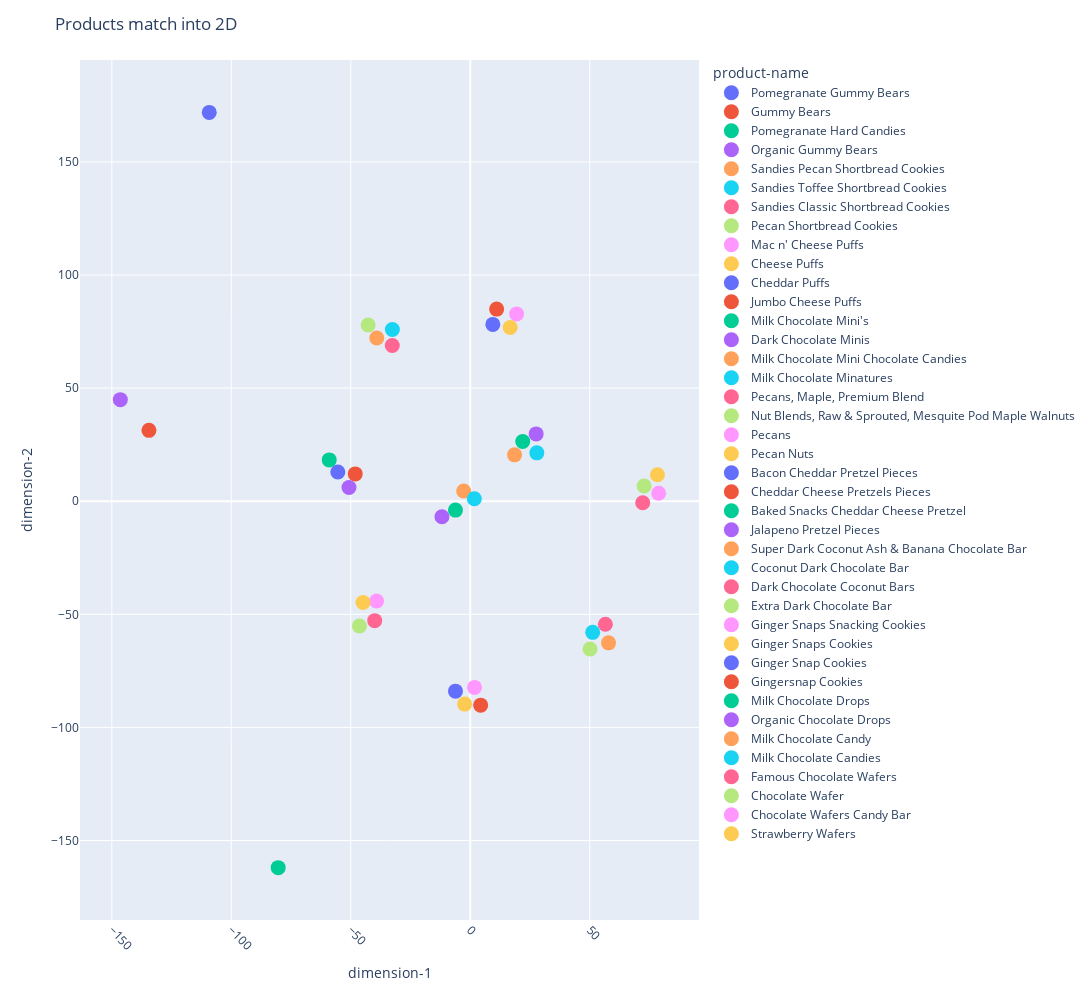

Notebook source saved alongside this figure:
### Code cell
df_temp_tnse = pd.DataFrame()
df_temp_tnse["dimension-1"] = X_embedded[:,0]
df_temp_tnse["dimension-2"] = X_embedded[:,1]
df_temp_tnse["product-name"] = df_recommandations_full_emb[['product_name_recommended']]

fig = px.scatter(df_temp_tnse, x="dimension-1", y="dimension-2", color="product-name")

fig.update_traces(marker=dict(size=15))

fig.update_layout(
    title='Products match into 2D',
    xaxis_title='dimension-1',
    yaxis_title='dimension-2',
    xaxis=dict(tickangle=45),
    width= 1800, 
    height = 1000,
    hoverlabel=dict(
            bgcolor="white",
            font_size=16,
            font_family="Rockwell"
    ),
    # hovermode="x unified",
    autosize=False, 
)

# fig.update(data=[{'hovertemplate': ''}])

fig.show()

### Figure 1 — Plotly figure (JSON) as saved in the notebook; plotly's stock layout.template omitted (floating-point values rounded to 4 significant figures)
{"data": [{"hovertemplate": "product-name=Pomegranate Gummy Bears<br>dimension-1=%{x}<br>dimension-2=%{y}<extra></extra>", "legendgroup": "Pomegranate Gummy Bears", "marker": {"color": "#636efa", "size": 15, "symbol": "circle"}, "mode": "markers", "name": "Pomegranate Gummy Bears", "orientation": "v", "showlegend": true, "type": "scatter", "x": [-55.43], "xaxis": "x", "y": [12.92], "yaxis": "y"}, {"hovertemplate": "product-name=Gummy Bears<br>dimension-1=%{x}<br>dimension-2=%{y}<extra></extra>", "legendgroup": "Gummy Bears", "marker": {"color": "#EF553B", "size": 15, "symbol": "circle"}, "mode": "markers", "name": "Gummy Bears", "orientation": "v", "showlegend": true, "type": "scatter", "x": [-48.14], "xaxis": "x", "y": [12.08], "yaxis": "y"}, {"hovertemplate": "product-name=Pomegranate Hard Candies<br>dimension-1=%{x}<br>dimension-2=%{y}<extra></extra>", "legendgroup": "Pomegranate Hard Candies", "marker": {"color": "#00cc96", "size": 15, "symbol": "circle"}, "mode": "markers", "name": "Pomegranate Hard Candies", "orientation": "v", "showlegend": true, "type": "scatter", "x": [-59.02], "xaxis": "x", "y": [18.28], "yaxis": "y"}, {"hovertemplate": "product-name=Organic Gummy Bears<br>dimension-1=%{x}<br>dimension-2=%{y}<extra></extra>", "legendgroup": "Organic Gummy Bears", "marker": {"color": "#ab63fa", "size": 15, "symbol": "circle"}, "mode": "markers", "name": "Organic Gummy Bears", "orientation": "v", "showlegend": true, "type": "scatter", "x": [-50.75], "xaxis": "x", "y": [6.087], "yaxis": "y"}, {"hovertemplate": "product-name=Sandies Pecan Shortbread Cookies<br>dimension-1=%{x}<br>dimension-2=%{y}<extra></extra>", "legendgroup": "Sandies Pecan Shortbread Cookies", "marker": {"color": "#FFA15A", "size": 15, "symbol": "circle"}, "mode": "markers", "name": "Sandies Pecan Shortbread Cookies", "orientation": "v", "showlegend": true, "type": "scatter", "x": [-39.12], "xaxis": "x", "y": [72.15], "yaxis": "y"}, {"hovertemplate": "product-name=Sandies Toffee Shortbread Cookies<br>dimension-1=%{x}<br>dimension-2=%{y}<extra></extra>", "legendgroup": "Sandies Toffee Shortbread Cookies", "marker": {"color": "#19d3f3", "size": 15, "symbol": "circle"}, "mode": "markers", "name": "Sandies Toffee Shortbread Cookies", "orientation": "v", "showlegend": true, "type": "scatter", "x": [-32.59], "xaxis": "x", "y": [75.94], "yaxis": "y"}, {"hovertemplate": "product-name=Sandies Classic Shortbread Cookies<br>dimension-1=%{x}<br>dimension-2=%{y}<extra></extra>", "legendgroup": "Sandies Classic Shortbread Cookies", "marker": {"color": "#FF6692", "size": 15, "symbol": "circle"}, "mode": "markers", "name": "Sandies Classic Shortbread Cookies", "orientation": "v", "showlegend": true, "type": "scatter", "x": [-32.64], "xaxis": "x", "y": [68.87], "yaxis": "y"}, {"hovertemplate": "product-name=Pecan Shortbread Cookies<br>dimension-1=%{x}<br>dimension-2=%{y}<extra></extra>", "legendgroup": "Pecan Shortbread Cookies", "marker": {"color": "#B6E880", "size": 15, "symbol": "circle"}, "mode": "markers", "name": "Pecan Shortbread Cookies", "orientation": "v", "showlegend": true, "type": "scatter", "x": [-42.74], "xaxis": "x", "y": [77.94], "yaxis": "y"}, {"hovertemplate": "product-name=Mac n' Cheese Puffs<br>dimension-1=%{x}<br>dimension-2=%{y}<extra></extra>", "legendgroup": "Mac n' Cheese Puffs", "marker": {"color": "#FF97FF", "size": 15, "symbol": "circle"}, "mode": "markers", "name": "Mac n' Cheese Puffs", "orientation": "v", "showlegend": true, "type": "scatter", "x": [1.766], "xaxis": "x", "y": [-82.3], "yaxis": "y"}, {"hovertemplate": "product-name=Cheese Puffs<br>dimension-1=%{x}<br>dimension-2=%{y}<extra></extra>", "legendgroup": "Cheese Puffs", "marker": {"color": "#FECB52", "size": 15, "symbol": "circle"}, "mode": "markers", "name": "Cheese Puffs", "orientation": "v", "showlegend": true, "type": "scatter", "x": [-2.372], "xaxis": "x", "y": [-89.69], "yaxis": "y"}, {"hovertemplate": "product-name=Cheddar Puffs<br>dimension-1=%{x}<br>dimension-2=%{y}<extra></extra>", "legendgroup": "Cheddar Puffs", "marker": {"color": "#636efa", "size": 15, "symbol": "circle"}, "mode": "markers", "name": "Cheddar Puffs", "orientation": "v", "showlegend": true, "type": "scatter", "x": [-6.201], "xaxis": "x", "y": [-83.98], "yaxis": "y"}, {"hovertemplate": "product-name=Jumbo Cheese Puffs<br>dimension-1=%{x}<br>dimension-2=%{y}<extra></extra>", "legendgroup": "Jumbo Cheese Puffs", "marker": {"color": "#EF553B", "size": 15, "symbol": "circle"}, "mode": "markers", "name": "Jumbo Cheese Puffs", "orientation": "v", "showlegend": true, "type": "scatter", "x": [4.342], "xaxis": "x", "y": [-90.16], "yaxis": "y"}, {"hovertemplate": "product-name=Milk Chocolate Mini's<br>dimension-1=%{x}<br>dimension-2=%{y}<extra></extra>", "legendgroup": "Milk Chocolate Mini's", "marker": {"color": "#00cc96", "size": 15, "symbol": "circle"}, "mode": "markers", "name": "Milk Chocolate Mini's", "orientation": "v", "showlegend": true, "type": "scatter", "x": [21.95], "xaxis": "x", "y": [26.43], "yaxis": "y"}, {"hovertemplate": "product-name=Dark Chocolate Minis<br>dimension-1=%{x}<br>dimension-2=%{y}<extra></extra>", "legendgroup": "Dark Chocolate Minis", "marker": {"color": "#ab63fa", "size": 15, "symbol": "circle"}, "mode": "markers", "name": "Dark Chocolate Minis", "orientation": "v", "showlegend": true, "type": "scatter", "x": [27.57], "xaxis": "x", "y": [29.77], "yaxis": "y"}, {"hovertemplate": "product-name=Milk Chocolate Mini Chocolate Candies<br>dimension-1=%{x}<br>dimension-2=%{y}<extra></extra>", "legendgroup": "Milk Chocolate Mini Chocolate Candies", "marker": {"color": "#FFA15A", "size": 15, "symbol": "circle"}, "mode": "markers", "name": "Milk Chocolate Mini Chocolate Candies", "orientation": "v", "showlegend": true, "type": "scatter", "x": [18.53], "xaxis": "x", "y": [20.51], "yaxis": "y"}, {"hovertemplate": "product-name=Milk Chocolate Minatures<br>dimension-1=%{x}<br>dimension-2=%{y}<extra></extra>", "legendgroup": "Milk Chocolate Minatures", "marker": {"color": "#19d3f3", "size": 15, "symbol": "circle"}, "mode": "markers", "name": "Milk Chocolate Minatures", "orientation": "v", "showlegend": true, "type": "scatter", "x": [27.85], "xaxis": "x", "y": [21.39], "yaxis": "y"}, {"hovertemplate": "product-name=Pecans, Maple, Premium Blend<br>dimension-1=%{x}<br>dimension-2=%{y}<extra></extra>", "legendgroup": "Pecans, Maple, Premium Blend", "marker": {"color": "#FF6692", "size": 15, "symbol": "circle"}, "mode": "markers", "name": "Pecans, Maple, Premium Blend", "orientation": "v", "showlegend": true, "type": "scatter", "x": [-40.0], "xaxis": "x", "y": [-52.81], "yaxis": "y"}, {"hovertemplate": "product-name=Nut Blends, Raw & Sprouted, Mesquite Pod Maple Walnuts<br>dimension-1=%{x}<br>dimension-2=%{y}<extra></extra>", "legendgroup": "Nut Blends, Raw & Sprouted, Mesquite Pod Maple Walnuts", "marker": {"color": "#B6E880", "size": 15, "symbol": "circle"}, "mode": "markers", "name": "Nut Blends, Raw & Sprouted, Mesquite Pod Maple Walnuts", "orientation": "v", "showlegend": true, "type": "scatter", "x": [-46.39], "xaxis": "x", "y": [-55.17], "yaxis": "y"}, {"hovertemplate": "product-name=Pecans<br>dimension-1=%{x}<br>dimension-2=%{y}<extra></extra>", "legendgroup": "Pecans", "marker": {"color": "#FF97FF", "size": 15, "symbol": "circle"}, "mode": "markers", "name": "Pecans", "orientation": "v", "showlegend": true, "type": "scatter", "x": [-39.2], "xaxis": "x", "y": [-44.11], "yaxis": "y"}, {"hovertemplate": "product-name=Pecan Nuts<br>dimension-1=%{x}<br>dimension-2=%{y}<extra></extra>", "legendgroup": "Pecan Nuts", "marker": {"color": "#FECB52", "size": 15, "symbol": "circle"}, "mode": "markers", "name": "Pecan Nuts", "orientation": "v", "showlegend": true, "type": "scatter", "x": [-44.89], "xaxis": "x", "y": [-44.79], "yaxis": "y"}, {"hovertemplate": "product-name=Bacon Cheddar Pretzel Pieces<br>dimension-1=%{x}<br>dimension-2=%{y}<extra></extra>", "legendgroup": "Bacon Cheddar Pretzel Pieces", "marker": {"color": "#636efa", "size": 15, "symbol": "circle"}, "mode": "markers", "name": "Bacon Cheddar Pretzel Pieces", "orientation": "v", "showlegend": true, "type": "scatter", "x": [-109.2], "xaxis": "x", "y": [171.9], "yaxis": "y"}, {"hovertemplate": "product-name=Cheddar Cheese Pretzels Pieces<br>dimension-1=%{x}<br>dimension-2=%{y}<extra></extra>", "legendgroup": "Cheddar Cheese Pretzels Pieces", "marker": {"color": "#EF553B", "size": 15, "symbol": "circle"}, "mode": "markers", "name": "Cheddar Cheese Pretzels Pieces", "orientation": "v", "showlegend": true, "type": "scatter", "x": [-134.5], "xaxis": "x", "y": [31.34], "yaxis": "y"}, {"hovertemplate": "product-name=Baked Snacks Cheddar Cheese Pretzel<br>dimension-1=%{x}<br>dimension-2=%{y}<extra></extra>", "legendgroup": "Baked Snacks Cheddar Cheese Pretzel", "marker": {"color": "#00cc96", "size": 15, "symbol": "circle"}, "mode": "markers", "name": "Baked Snacks Cheddar Cheese Pretzel", "orientation": "v", "showlegend": true, "type": "scatter", "x": [-80.38], "xaxis": "x", "y": [-162.0], "yaxis": "y"}, {"hovertemplate": "product-name=Jalapeno Pretzel Pieces<br>dimension-1=%{x}<br>dimension-2=%{y}<extra></extra>", "legendgroup": "Jalapeno Pretzel Pieces", "marker": {"color": "#ab63fa", "size": 15, "symbol": "circle"}, "mode": "markers", "name": "Jalapeno Pretzel Pieces", "orientation": "v", "showlegend": true, "type": "scatter", "x": [-146.4], "xaxis": "x", "y": [44.91], "yaxis": "y"}, {"hovertemplate": "product-name=Super Dark Coconut Ash & Banana Chocolate Bar<br>dimension-1=%{x}<br>dimension-2=%{y}<extra></extra>", "legendgroup": "Super Dark Coconut Ash & Banana Chocolate Bar", "marker": {"color": "#FFA15A", "size": 15, "symbol": "circle"}, "mode": "markers", "name": "Super Dark Coconut Ash & Banana Chocolate Bar", "orientation": "v", "showlegend": true, "type": "scatter", "x": [57.86], "xaxis": "x", "y": [-62.62], "yaxis": "y"}, {"hovertemplate": "product-name=Coconut Dark Chocolate Bar<br>dimension-1=%{x}<br>dimension-2=%{y}<extra></extra>", "legendgroup": "Coconut Dark Chocolate Bar", "marker": {"color": "#19d3f3", "size": 15, "symbol": "circle"}, "mode": "markers", "name": "Coconut Dark Chocolate Bar", "orientation": "v", "showlegend": true, "type": "scatter", "x": [51.23], "xaxis": "x", "y": [-57.97], "yaxis": "y"}, {"hovertemplate": "product-name=Dark Chocolate Coconut Bars<br>dimension-1=%{x}<br>dimension-2=%{y}<extra></extra>", "legendgroup": "Dark Chocolate Coconut Bars", "marker": {"color": "#FF6692", "size": 15, "symbol": "circle"}, "mode": "markers", "name": "Dark Chocolate Coconut Bars", "orientation": "v", "showlegend": true, "type": "scatter", "x": [56.53], "xaxis": "x", "y": [-54.41], "yaxis": "y"}, {"hovertemplate": "product-name=Extra Dark Chocolate Bar<br>dimension-1=%{x}<br>dimension-2=%{y}<extra></extra>", "legendgroup": "Extra Dark Chocolate Bar", "marker": {"color": "#B6E880", "size": 15, "symbol": "circle"}, "mode": "markers", "name": "Extra Dark Chocolate Bar", "orientation": "v", "showlegend": true, "type": "scatter", "x": [50.12], "xaxis": "x", "y": [-65.3], "yaxis": "y"}, {"hovertemplate": "product-name=Ginger Snaps Snacking Cookies<br>dimension-1=%{x}<br>dimension-2=%{y}<extra></extra>", "legendgroup": "Ginger Snaps Snacking Cookies", "marker": {"color": "#FF97FF", "size": 15, "symbol": "circle"}, "mode": "markers", "name": "Ginger Snaps Snacking Cookies", "orientation": "v", "showlegend": true, "type": "scatter", "x": [19.39], "xaxis": "x", "y": [82.83], "yaxis": "y"}, {"hovertemplate": "product-name=Ginger Snaps Cookies<br>dimension-1=%{x}<br>dimension-2=%{y}<extra></extra>", "legendgroup": "Ginger Snaps Cookies", "marker": {"color": "#FECB52", "size": 15, "symbol": "circle"}, "mode": "markers", "name": "Ginger Snaps Cookies", "orientation": "v", "showlegend": true, "type": "scatter", "x": [16.7], "xaxis": "x", "y": [76.78], "yaxis": "y"}, {"hovertemplate": "product-name=Ginger Snap Cookies<br>dimension-1=%{x}<br>dimension-2=%{y}<extra></extra>", "legendgroup": "Ginger Snap Cookies", "marker": {"color": "#636efa", "size": 15, "symbol": "circle"}, "mode": "markers", "name": "Ginger Snap Cookies", "orientation": "v", "showlegend": true, "type": "scatter", "x": [9.439], "xaxis": "x", "y": [78.18], "yaxis": "y"}, {"hovertemplate": "product-name=Gingersnap Cookies<br>dimension-1=%{x}<br>dimension-2=%{y}<extra></extra>", "legendgroup": "Gingersnap Cookies", "marker": {"color": "#EF553B", "size": 15, "symbol": "circle"}, "mode": "markers", "name": "Gingersnap Cookies", "orientation": "v", "showlegend": true, "type": "scatter", "x": [11.03], "xaxis": "x", "y": [84.94], "yaxis": "y"}, {"hovertemplate": "product-name=Milk Chocolate Drops<br>dimension-1=%{x}<br>dimension-2=%{y}<extra></extra>", "legendgroup": "Milk Chocolate Drops", "marker": {"color": "#00cc96", "size": 15, "symbol": "circle"}, "mode": "markers", "name": "Milk Chocolate Drops", "orientation": "v", "showlegend": true, "type": "scatter", "x": [-6.205], "xaxis": "x", "y": [-3.918], "yaxis": "y"}, {"hovertemplate": "product-name=Organic Chocolate Drops<br>dimension-1=%{x}<br>dimension-2=%{y}<extra></extra>", "legendgroup": "Organic Chocolate Drops", "marker": {"color": "#ab63fa", "size": 15, "symbol": "circle"}, "mode": "markers", "name": "Organic Chocolate Drops", "orientation": "v", "showlegend": true, "type": "scatter", "x": [-11.86], "xaxis": "x", "y": [-6.885], "yaxis": "y"}, {"hovertemplate": "product-name=Milk Chocolate Candy<br>dimension-1=%{x}<br>dimension-2=%{y}<extra></extra>", "legendgroup": "Milk Chocolate Candy", "marker": {"color": "#FFA15A", "size": 15, "symbol": "circle"}, "mode": "markers", "name": "Milk Chocolate Candy", "orientation": "v", "showlegend": true, "type": "scatter", "x": [-2.758], "xaxis": "x", "y": [4.497], "yaxis": "y"}, {"hovertemplate": "product-name=Milk Chocolate Candies<br>dimension-1=%{x}<br>dimension-2=%{y}<extra></extra>", "legendgroup": "Milk Chocolate Candies", "marker": {"color": "#19d3f3", "size": 15, "symbol": "circle"}, "mode": "markers", "name": "Milk Chocolate Candies", "orientation": "v", "showlegend": true, "type": "scatter", "x": [1.687], "xaxis": "x", "y": [1.077], "yaxis": "y"}, {"hovertemplate": "product-name=Famous Chocolate Wafers<br>dimension-1=%{x}<br>dimension-2=%{y}<extra></extra>", "legendgroup": "Famous Chocolate Wafers", "marker": {"color": "#FF6692", "size": 15, "symbol": "circle"}, "mode": "markers", "name": "Famous Chocolate Wafers", "orientation": "v", "showlegend": true, "type": "scatter", "x": [72.16], "xaxis": "x", "y": [-0.6887], "yaxis": "y"}, {"hovertemplate": "product-name=Chocolate Wafer<br>dimension-1=%{x}<br>dimension-2=%{y}<extra></extra>", "legendgroup": "Chocolate Wafer", "marker": {"color": "#B6E880", "size": 15, "symbol": "circle"}, "mode": "markers", "name": "Chocolate Wafer", "orientation": "v", "showlegend": true, "type": "scatter", "x": [72.76], "xaxis": "x", "y": [6.703], "yaxis": "y"}, {"hovertemplate": "product-name=Chocolate Wafers Candy Bar<br>dimension-1=%{x}<br>dimension-2=%{y}<extra></extra>", "legendgroup": "Chocolate Wafers Candy Bar", "marker": {"color": "#FF97FF", "size": 15, "symbol": "circle"}, "mode": "markers", "name": "Chocolate Wafers Candy Bar", "orientation": "v", "showlegend": true, "type": "scatter", "x": [78.84], "xaxis": "x", "y": [3.525], "yaxis": "y"}, {"hovertemplate": "product-name=Strawberry Wafers<br>dimension-1=%{x}<br>dimension-2=%{y}<extra></extra>", "legendgroup": "Strawberry Wafers", "marker": {"color": "#FECB52", "size": 15, "symbol": "circle"}, "mode": "markers", "name": "Strawberry Wafers", "orientation": "v", "showlegend": true, "type": "scatter", "x": [78.32], "xaxis": "x", "y": [11.69], "yaxis": "y"}], "layout": {"autosize": false, "height": 1000, "hoverlabel": {"bgcolor": "white", "font": {"family": "Rockwell", "size": 16}}, "legend": {"title": {"text": "product-name"}, "tracegroupgap": 0}, "margin": {"t": 60}, "title": {"text": "Products match into 2D"}, "width": 1800, "xaxis": {"anchor": "y", "autorange": true, "domain": [0, 1], "range": [-161.0, 93.42], "tickangle": 45, "title": {"text": "dimension-1"}, "type": "linear"}, "yaxis": {"anchor": "x", "autorange": true, "domain": [0, 1], "range": [-185.1, 195.1], "title": {"text": "dimension-2"}, "type": "linear"}}}
